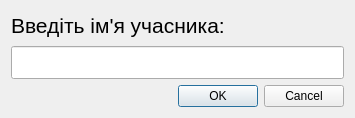
<?xml version="1.0" encoding="UTF-8"?>
<ui version="4.0">
 <class>Dialog</class>
 <widget class="QDialog" name="Dialog">
  <property name="geometry">
   <rect>
    <x>0</x>
    <y>0</y>
    <width>355</width>
    <height>118</height>
   </rect>
  </property>
  <property name="windowTitle">
   <string>Dialog</string>
  </property>
  <layout class="QVBoxLayout" name="verticalLayout">
   <item>
    <widget class="QLabel" name="label">
     <property name="font">
      <font>
       <pointsize>16</pointsize>
      </font>
     </property>
     <property name="text">
      <string>Введіть ім'я учасника:</string>
     </property>
    </widget>
   </item>
   <item>
    <widget class="QLineEdit" name="new_person">
     <property name="font">
      <font>
       <pointsize>16</pointsize>
      </font>
     </property>
    </widget>
   </item>
   <item>
    <widget class="QDialogButtonBox" name="buttonBox">
     <property name="orientation">
      <enum>Qt::Horizontal</enum>
     </property>
     <property name="standardButtons">
      <set>QDialogButtonBox::Cancel|QDialogButtonBox::Ok</set>
     </property>
    </widget>
   </item>
  </layout>
 </widget>
 <resources/>
 <connections>
  <connection>
   <sender>buttonBox</sender>
   <signal>accepted()</signal>
   <receiver>Dialog</receiver>
   <slot>accept()</slot>
   <hints>
    <hint type="sourcelabel">
     <x>248</x>
     <y>254</y>
    </hint>
    <hint type="destinationlabel">
     <x>157</x>
     <y>274</y>
    </hint>
   </hints>
  </connection>
  <connection>
   <sender>buttonBox</sender>
   <signal>rejected()</signal>
   <receiver>Dialog</receiver>
   <slot>reject()</slot>
   <hints>
    <hint type="sourcelabel">
     <x>316</x>
     <y>260</y>
    </hint>
    <hint type="destinationlabel">
     <x>286</x>
     <y>274</y>
    </hint>
   </hints>
  </connection>
 </connections>
</ui>
